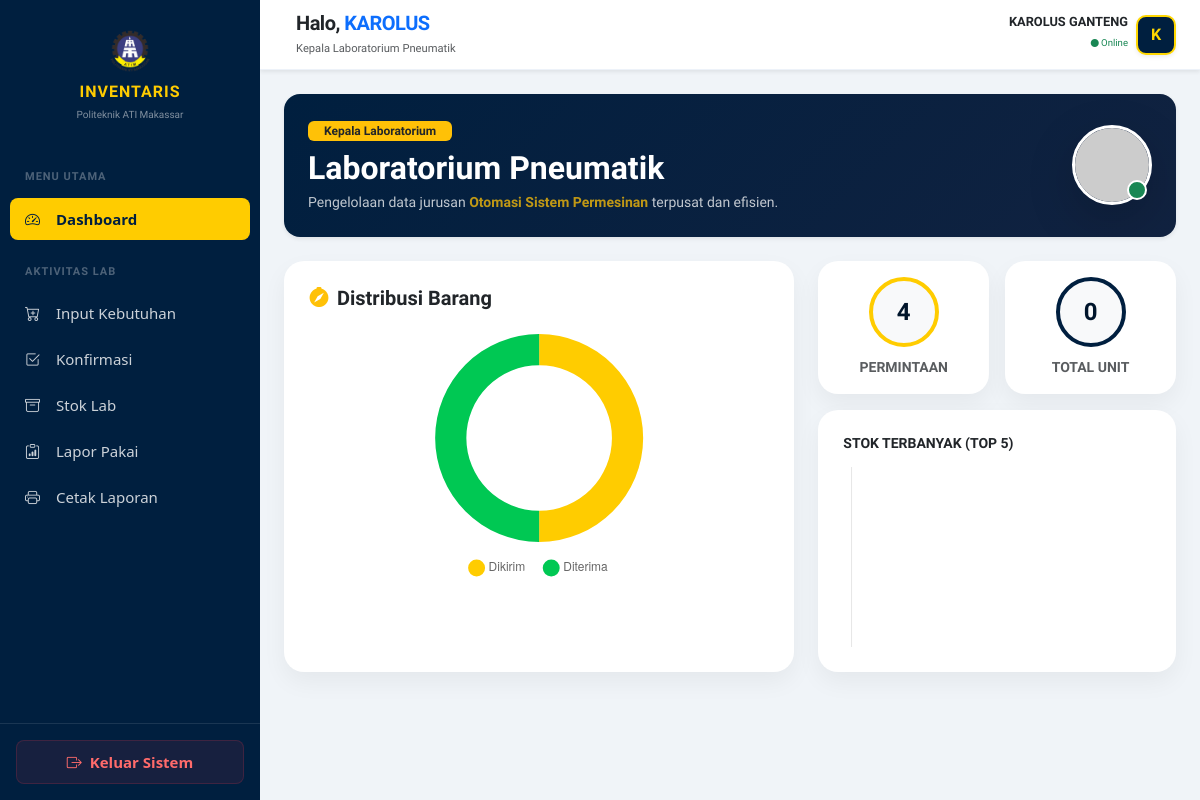
Page /views/kepala-lab/index.php (signed in) on the earlier database version.
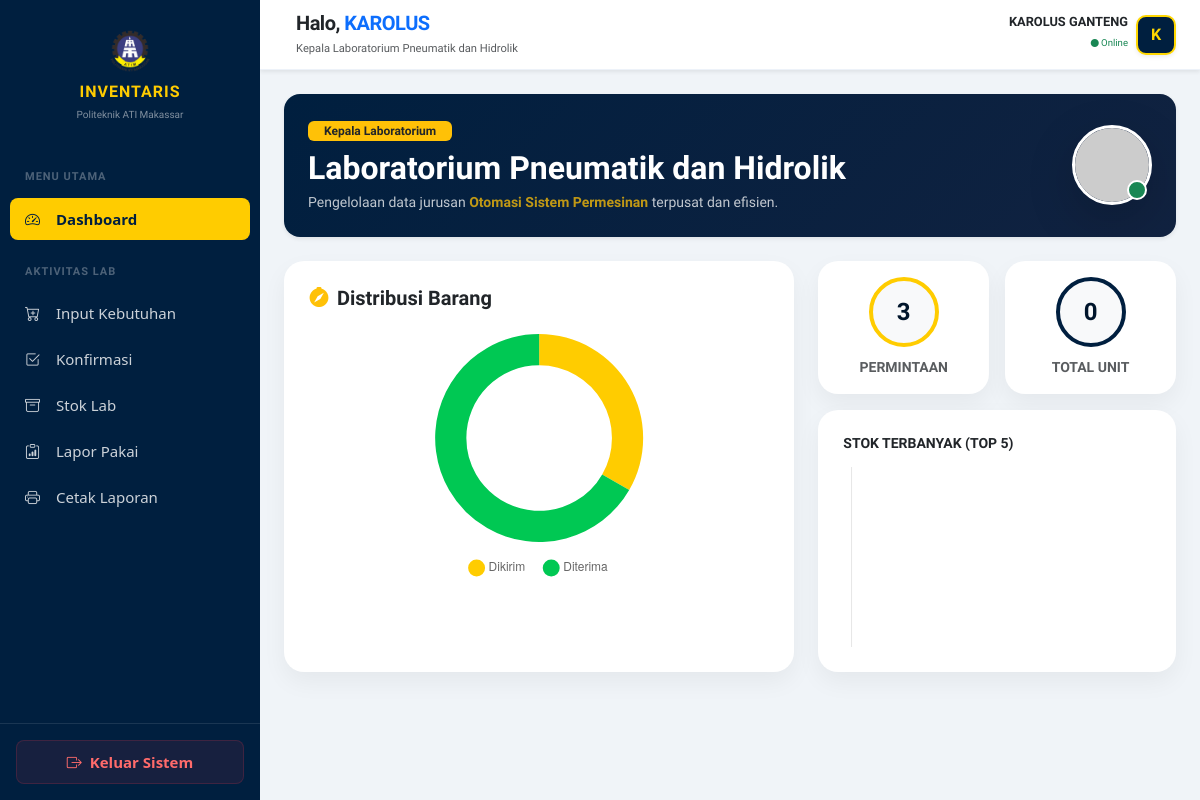
Same page on the later database version.
### tables this page shows
CREATE TABLE `lab` (
  `id_lab` int NOT NULL,
  `id_jurusan` int DEFAULT NULL,
  `nama_lab` varchar(100) DEFAULT NULL
);

CREATE TABLE `kepala_lab` (
  `id_kepala` int NOT NULL,
  `id_lab` int DEFAULT NULL,
  `nama_kepala` varchar(100) NOT NULL,
  `username` varchar(50) DEFAULT NULL,
  `password` varchar(255) DEFAULT NULL,
  `password_plain` varchar(255) DEFAULT NULL,
  `nip` varchar(50) DEFAULT NULL,
  `kontak` varchar(20) DEFAULT NULL,
  `role` varchar(20) DEFAULT 'kepala_lab'
);

CREATE TABLE `jurusan` (
  `id_jurusan` int NOT NULL,
  `nama_jurusan` varchar(100) DEFAULT NULL
);

### views/kepala-lab/index.php (the view, shortened to what this page needs)
<?php
include "../../config/auth.php";
$id_user = $_SESSION['id_user'];
$query_user = mysqli_query($conn, "SELECT k.*, l.nama_lab, j.nama_jurusan
                                   FROM kepala_lab k
                                   JOIN lab l ON k.id_lab = l.id_lab
                                   JOIN jurusan j ON l.id_jurusan = j.id_jurusan
                                   WHERE k.id_kepala = '$id_user'");
$data = mysqli_fetch_assoc($query_user);
$id_lab_user = $data['id_lab'] ?? 0;
$total_permintaan = 0;
$check_p = mysqli_query($conn, "SHOW TABLES LIKE 'permintaan_barang'");
if(mysqli_num_rows($check_p) > 0) {
    $total_permintaan = mysqli_fetch_assoc(mysqli_query($conn, "SELECT COUNT(*) as total FROM permintaan_barang WHERE id_kepala = '$id_user'"))['total'] ?? 0;
}
$total_inventaris = 0;
$check_b = mysqli_query($conn, "SHOW TABLES LIKE 'bahan_praktek'");
if(mysqli_num_rows($check_b) > 0) {
    $total_inventaris = mysqli_fetch_assoc(mysqli_query($conn, "SELECT SUM(stok) as total FROM bahan_praktek WHERE id_lab = '$id_lab_user'"))['total'] ?? 0;
}
$label_status = []; $count_status = [];
$check_d = mysqli_query($conn, "SHOW TABLES LIKE 'distribusi_lab'");
if(mysqli_num_rows($check_d) > 0) {
    $query_status = mysqli_query($conn, "SELECT status, COUNT(*) as jumlah FROM distribusi_lab WHERE id_lab = '$id_lab_user' GROUP BY status");
    while($row = mysqli_fetch_assoc($query_status)) {
        $label_status[] = ucfirst($row['status']);
        $count_status[] = $row['jumlah'];
    }
}
$labels_bahan = []; $stok_bahan = [];
?>
<!DOCTYPE html>
<html lang="id">
<head>
    <link href="https://cdn.jsdelivr.net/npm/bootstrap@5.3.0/dist/css/bootstrap.min.css" rel="stylesheet">
    <link rel="stylesheet" href="https://cdn.jsdelivr.net/npm/bootstrap-icons@1.11.1/font/bootstrap-icons.css">
</head>
<body>
<div class="d-flex">
    <?php include "../../includes/sidebar.php"; ?>
    <div class="main-content w-100 p-3 p-lg-4">
        <?php include "../../includes/header.php"; ?>
    <div class="hero-banner mb-4 p-4 rounded-4 shadow-sm" style="margin-top: 70px; background: linear-gradient(135deg, #001f3f 0%, #112240 100%); color: white;">
        <div class="row align-items-center">
            <div class="col-md-9">
                <span class="badge bg-warning text-dark mb-2 px-3">Kepala Laboratorium</span>
                <h2 class="fw-bold mb-1 text-white"><?= $data['nama_lab'] ?? 'Lab Tidak Terdaftar'; ?></h2>
                <p class="opacity-75 small mb-0">
                    Pengelolaan data jurusan <strong class="text-warning"><?= $data['nama_jurusan'] ?? '-'; ?></strong> terpusat dan efisien.
                </p>
            </div>
            <div class="col-md-3 text-end d-none d-md-block">
                <div class="position-relative d-inline-block">
                    <img src="https://ui-avatars.com/api/?name=<?= urlencode($data['nama'] ?? 'User'); ?>&background=ffcc00&color=001f3f&size=100&bold=true"
                        class="rounded-circle shadow-lg border border-3 border-white"
                        alt="Avatar"
                        style="width: 80px; height: 80px; object-fit: cover;">
                    <span class="position-absolute bottom-0 end-0 p-2 bg-success border border-2 border-white rounded-circle"
                        style="margin-right: 5px; margin-bottom: 5px;">
                    </span>
                </div>
            </div>
        </div>
    </div>
        <div class="row g-4">
            <div class="col-xl-7">
                <div class="glass-card">
                    <div class="d-flex justify-content-between align-items-center mb-4">
                        <h5 class="fw-bold m-0"><i class="bi bi-compass-fill me-2 text-warning"></i>Distribusi Barang</h5>
                    </div>
                    <div class="chart-box">
                        <canvas id="chartStatus"></canvas>
                    </div>
                </div>
            </div>
            <div class="col-xl-5">
                <div class="row g-3">
                    <div class="col-6">
                        <div class="glass-card text-center py-3">
                            <div class="stat-circle"><span class="stat-number"><?= $total_permintaan ?></span></div>
                            <p class="text-muted fw-bold small mb-0">PERMINTAAN</p>
                        </div>
                    </div>
                    <div class="col-6">
                        <div class="glass-card text-center py-3">
                            <div class="stat-circle" style="border-color: var(--navy-light);">
                                <span class="stat-number"><?= number_format($total_inventaris) ?></span>
                            </div>
                            <p class="text-muted fw-bold small mb-0">TOTAL UNIT</p>
                        </div>
                    </div>
                    <div class="col-12">
                        <div class="glass-card">
                            <h6 class="fw-bold mb-3 small text-uppercase">Stok Terbanyak (Top 5)</h6>
                            <div style="height: 180px;">
                                <canvas id="chartBahan"></canvas>
                            </div>
                        </div>
                    </div>
                </div>
            </div>
        </div>
    </div>
</div>
<script>
    // 1. Grafik Distribusi (Doughnut)
    const ctxStatus = document.getElementById('chartStatus').getContext('2d');
    new Chart(ctxStatus, {
        type: 'doughnut',
        data: {
            labels: <?= json_encode($label_status) ?>,
            datasets: [{
                data: <?= json_encode($count_status) ?>,
                backgroundColor: ['#ffcc00', '#00c853', '#ff3d00', '#007bff'],
                borderWidth: 0
            }]
        },
        options: {
            responsive: true, maintainAspectRatio: false,
            cutout: '70%',
            plugins: {
                legend: { position: 'bottom', labels: { usePointStyle: true, padding: 20 } }
            }
        }
    });
    // 2. Grafik Stok (Horizontal Bar)
    const ctxBahan = document.getElementById('chartBahan').getContext('2d');
    new Chart(ctxBahan, {
        type: 'bar',
        data: {
            labels: <?= json_encode($labels_bahan) ?>,
            datasets: [{
                data: <?= json_encode($stok_bahan) ?>,
                backgroundColor: '#001f3f',
                borderRadius: 5,
                barThickness: 15
            }]
        },
        options: {
            indexAxis: 'y',
            responsive: true, maintainAspectRatio: false,
            plugins: { legend: { display: false } },
            scales: {
                x: { display: false },
                y: { grid: { display: false }, ticks: { font: { size: 10 } } }
            }
        }
    });
</script>
</body>
</html>

### includes/sidebar.php (shortened to what this page needs)
<?php
$protocol = isset($_SERVER['HTTPS']) && $_SERVER['HTTPS'] === 'on' ? "https" : "http";
$host = $_SERVER['HTTP_HOST'];
$current_page = $_SERVER['REQUEST_URI'];
$current_dir = str_replace('\\', '/', dirname($_SERVER['SCRIPT_NAME']));
$parts = explode('/', trim($current_dir, '/'));
$root_folder = isset($parts[0]) ? "/" . $parts[0] . "/" : "/";
$base_url = $protocol . "://" . $host . $root_folder;
$role = isset($_SESSION['role']) ? $_SESSION['role'] : '';
function isActive($path) {
    global $current_page;
    return (strpos($current_page, $path) !== false) ? 'active' : '';
}
?>
<div class="offcanvas-lg offcanvas-start sidebar-wrapper border-0" tabindex="-1" id="sidebarOffcanvas">
    <div class="py-4 px-4 text-center">
        <img src="<?= $base_url; ?>images/logo.png" alt="Logo" style="width: 50px;" class="mb-2">
        <h4 class="fw-bold mb-0" style="color: var(--gold-poly); letter-spacing: 1px; font-size: 16px !important;">INVENTARIS</h4>
        <small class="text-white-50" style="font-size: 10px !important;">Politeknik ATI Makassar</small>
    </div>
    <div class="menu-container">
        <div class="nav-label-modern">Menu Utama</div>
        <a class="nav-link <?= isActive('views/' . (($role == 'admin') ? 'admin' : 'kepala-lab') . '/index.php'); ?>"
           href="<?= $base_url; ?>views/<?= ($role == 'admin') ? 'admin' : 'kepala-lab'; ?>/index.php">
            <i class="bi bi-speedometer2 me-3"></i> Dashboard
        </a>
        <?php if($role == 'kepala_lab' || $role == 'kepala-lab'): ?>
            <div class="nav-label-modern">Aktivitas Lab</div>
            <a class="nav-link <?= isActive('lab/kebutuhan.php'); ?>" href="<?= $base_url; ?>views/kepala-lab/lab/kebutuhan.php"><i class="bi bi-cart-plus me-3"></i> Input Kebutuhan</a>
            <a class="nav-link <?= isActive('lab/konfirmasi.php'); ?>" href="<?= $base_url; ?>views/kepala-lab/lab/konfirmasi.php"><i class="bi bi-check2-square me-3"></i> Konfirmasi</a>
            <a class="nav-link <?= isActive('lab/stok.php'); ?>" href="<?= $base_url; ?>views/kepala-lab/lab/stok.php"><i class="bi bi-archive me-3"></i> Stok Lab</a>
            <a class="nav-link <?= isActive('lab/pemakaian.php'); ?>" href="<?= $base_url; ?>views/kepala-lab/lab/pemakaian.php"><i class="bi bi-clipboard-data me-3"></i> Lapor Pakai</a>
            <a class="nav-link <?= isActive('lab/laporan.php'); ?>" href="<?= $base_url; ?>views/kepala-lab/lab/laporan.php"><i class="bi bi-printer me-3"></i> Cetak Laporan</a>
        <?php endif; ?>
    </div>
    <div class="p-3 border-top border-white border-opacity-10">
        <a class="nav-link text-danger fw-bold justify-content-center" href="javascript:void(0)" onclick="prosesLogout()"
           style="background: rgba(220, 53, 69, 0.1) !important; border: 1px solid rgba(220, 53, 69, 0.2) !important; margin: 0; width: 100%; color: #ff6b6b !important;">
            <i class="bi bi-box-arrow-right me-2"></i> Keluar Sistem
        </a>
    </div>
</div>

### includes/header.php (shortened to what this page needs)
<?php
$nama_user = $_SESSION['nama'] ?? 'User Admin';
$role_user = $_SESSION['role'] ?? 'Administrator';
$id_lab_session = $_SESSION['id_lab'] ?? null;
$nama_lab = '';
if ($role_user !== 'admin' && $id_lab_session) {
    $query_lab = mysqli_query($conn, "SELECT nama_lab FROM lab WHERE id_lab = '$id_lab_session'");
    if ($data_lab = mysqli_fetch_assoc($query_lab)) {
        $nama_lab = $data_lab['nama_lab'];
    }
}
if ($role_user == 'admin') {
    $label_welcome = "Administrator Gudang";
} else {
    $label_welcome = "Kepala " . ($nama_lab ?: "Laboratorium");
}
?>
<header class="topbar shadow-sm">
    <div class="container-fluid h-100">
        <div class="row h-100 align-items-center position-relative">
            <div class="col text-center text-lg-start">
                <div class="header-left ps-lg-4">
                    <div class="d-none d-lg-block">
                        <h5 class="mb-0 fw-bold text-dark text-truncate" style="max-width: 250px; letter-spacing: -0.5px; line-height: 1.2;">
                            Halo, <span class="text-primary"><?= explode(' ', trim($nama_user))[0]; ?></span>
                        </h5>
                        <small class="text-muted fw-medium" style="font-size: 0.7rem;">
                            <?= $label_welcome; ?>
                        </small>
                    </div>
                </div>
            </div>
            <div class="col-auto pe-3 pe-md-4">
                <div class="dropdown">
                    <div class="d-flex align-items-center dropdown-toggle" role="button" data-bs-toggle="dropdown" style="cursor: pointer;">
                        <div class="text-end me-2 d-none d-md-block">
                            <p class="mb-0 fw-bold text-dark" style="font-size: 0.8rem; line-height: 1;"><?= $nama_user; ?></p>
                            <small class="text-success" style="font-size: 0.6rem;"><i class="bi bi-circle-fill" style="font-size: 0.5rem;"></i> Online</small>
                        </div>
                        <div class="avatar-box shadow-sm">
                            <?= strtoupper(substr($nama_user, 0, 1)); ?>
                        </div>
                    </div>
                </div>
            </div>
        </div>
    </div>
</header>

### views/kepala-lab/index.php (style rules this page uses)
:root { --navy-deep: #00152b; --navy-light: #001f3f; --gold: #ffcc00; }
body { background: #f0f4f8; font-family: 'Plus Jakarta Sans', sans-serif; overflow-x: hidden; }
.main-content { transition: all 0.3s; min-height: 100vh; }
@media (min-width: 992px) { .main-content { margin-left: 260px; padding-top: 70px; } }
.hero-banner { background: linear-gradient(135deg, var(--navy-deep) 0%, var(--navy-light) 100%); border-radius: 20px; padding: 30px 40px; color: white; position: relative; overflow: hidden; box-shadow: 0 10px 30px rgba(0,31,63,0.1); }
.glass-card { background: white; border-radius: 20px; padding: 25px; box-shadow: 0 10px 25px rgba(0,0,0,0.05); border: none; height: 100%; }
.stat-circle { width: 70px; height: 70px; border-radius: 50%; display: flex; align-items: center; justify-content: center; background: #f8f9fa; border: 4px solid var(--gold); margin: 0 auto 10px; }
.stat-number { font-size: 1.5rem; font-weight: 800; color: var(--navy-deep); }
.chart-box { height: 250px; width: 100%; }

### includes/sidebar.php (style rules this page uses)
:root { --sidebar-width: 260px; --navy-dark: #001f3f; --gold-poly: #ffcc00; --hover-bg: rgba(255, 204, 0, 0.15); --font-fixed: 15px !important; }
.sidebar-wrapper { background-color: var(--navy-dark) !important; color: white !important; border-right: 1px solid rgba(255,255,255,0.1); display: flex; flex-direction: column; }
.menu-container { flex-grow: 1; overflow-y: auto; scrollbar-width: none; -ms-overflow-style: none; }
.sidebar-wrapper a, .sidebar-wrapper button, .sidebar-wrapper span, .sidebar-wrapper i, .nav-link, .btn-toggle-nav { font-size: var(--font-fixed) !important; font-family: 'Segoe UI', Roboto, Helvetica, Arial, sans-serif !important; line-height: 1.2 !important; text-transform: none !important; }
.nav-link, .btn-toggle-nav { color: rgba(255,255,255,0.8) !important; padding: 12px 15px !important; display: flex !important; align-items: center; border-radius: 8px; margin: 4px 10px; transition: background 0.2s ease; text-decoration: none !important; background: transparent; border: none; width: calc(100% - 20px); cursor: pointer; }
.nav-link.active { color: var(--navy-dark) !important; background-color: var(--gold-poly) !important; font-weight: 600 !important; }
.nav-label-modern { color: rgba(255,255,255,0.3); font-size: 11px !important; text-transform: uppercase; letter-spacing: 1px; padding: 20px 25px 8px; font-weight: bold; }
@media (min-width: 992px) { .sidebar-wrapper { width: var(--sidebar-width) !important; height: 100vh !important; position: fixed !important; left: 0; top: 0; z-index: 1050; } }
@media (min-width: 992px) { .main-content { margin-left: var(--sidebar-width) !important; } }

### includes/header.php (style rules this page uses)
.topbar { position: fixed; top: 0; right: 0; height: 70px; background: #ffffff; border-bottom: 1px solid #edf2f9; z-index: 1040; transition: 0.3s; }
@media (min-width: 992px) { .topbar { left: 260px; width: calc(100% - 260px); margin-left: 0 !important; } }
.avatar-box { width: 40px; height: 40px; background: #001f3f; color: #FFD700; border: 2px solid #FFD700; border-radius: 10px; display: flex; align-items: center; justify-content: center; font-weight: bold; }
.dropdown-toggle::after { display: none; }

Differences in the rows shown:
changed lab: nama_lab "Kepala Laboratorium Pneumatik" → "Kepala Laboratorium Pneumatik dan Hidrolik"
changed through a linked row, kepala_lab "Otomasi Sistem Permesinan": id_lab.nama_lab "Laboratorium Pneumatik" → "Laboratorium Pneumatik dan Hidrolik"
Other differences:
chart data {{ json_encode($count_status) }}: ["2","2"] → ["1","2"]
$total_permintaan: "4" → "3"
